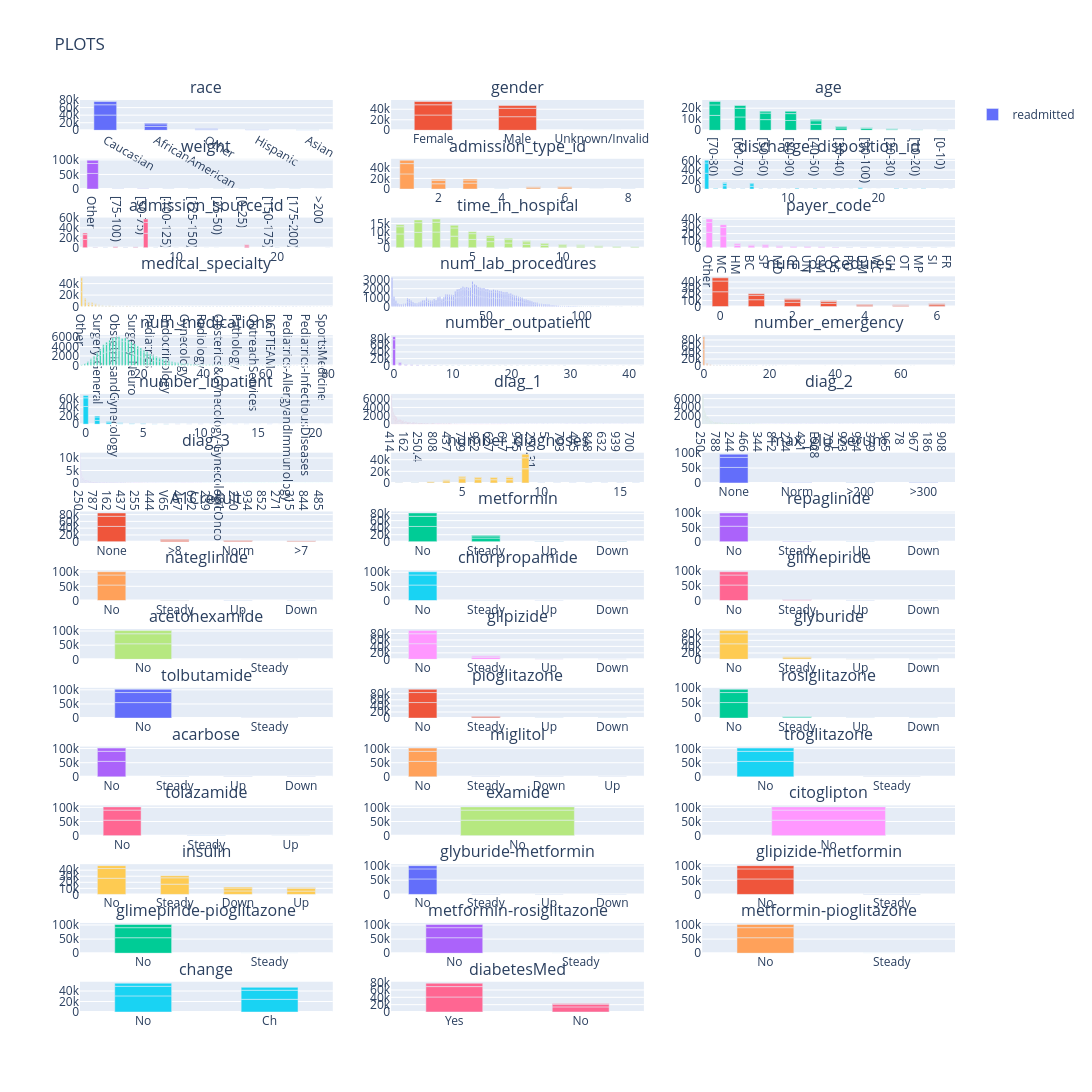

This figure's notebook cell:
### Code cell
fig.update_layout(barmode='group', bargroupgap = .1, bargap = 0.5)
fig.show()

### Figure 1 — Plotly figure (JSON) as saved in the notebook; plotly's stock layout.template omitted (floating-point values rounded to 4 significant figures; data arrays with more than 128 entries replaced by an {"elided": "..."} marker saying what was removed)
{"data": [{"alignmentgroup": "readmitted", "legendgroup": "readmitted", "name": "readmitted", "showlegend": true, "type": "bar", "x": ["Caucasian", "Caucasian", "AfricanAmerican", "Caucasian", "AfricanAmerican", "Other", "AfricanAmerican", "Hispanic", "Other", "Hispanic", "Asian", "Other", "Hispanic", "Asian", "Asian"], "xaxis": "x", "y": [40383, 27124, 10421, 8592, 6634, 2462, 2155, 1183, 984, 642, 415, 333, 212, 161, 65], "yaxis": "y"}, {"alignmentgroup": "readmitted", "legendgroup": "readmitted", "name": "readmitted", "showlegend": false, "type": "bar", "x": ["Female", "Male", "Female", "Male", "Female", "Male", "Unknown/Invalid"], "xaxis": "x2", "y": [29038, 25823, 19518, 16027, 6152, 5205, 3], "yaxis": "y2"}, {"alignmentgroup": "readmitted", "legendgroup": "readmitted", "name": "readmitted", "showlegend": false, "type": "bar", "x": ["[70-80)", "[60-70)", "[50-60)", "[70-80)", "[80-90)", "[60-70)", "[80-90)", "[50-60)", "[40-50)", "[40-50)", "[70-80)", "[60-70)", "[30-40)", "[80-90)", "[90-100)", "[50-60)", "[30-40)", "[40-50)", "[20-30)", "[90-100)", "[20-30)", "[10-20)", "[30-40)", "[90-100)", "[20-30)", "[10-20)", "[0-10)", "[10-20)", "[0-10)", "[0-10)"], "xaxis": "x3", "y": [13524, 12084, 9671, 9475, 8896, 7897, 6223, 5917, 5380, 3278, 3069, 2502, 2164, 2078, 1675, 1668, 1187, 1027, 911, 808, 510, 427, 424, 310, 236, 224, 132, 40, 26, 3], "yaxis": "y3"}, {"alignmentgroup": "readmitted", "legendgroup": "readmitted", "name": "readmitted", "showlegend": false, "type": "bar", "x": ["Other", "Other", "Other", "[75-100)", "[75-100)", "[50-75)", "[50-75)", "[100-125)", "[100-125)", "[75-100)", "[50-75)", "[125-150)", "[100-125)", "[125-150)", "[25-50)", "[25-50)", "[0-25)", "[150-175)", "[150-175)", "[125-150)", "[0-25)", "[25-50)", "[0-25)", "[175-200)", "[175-200)", "[150-175)", ">200", "[175-200)"], "xaxis": "x4", "y": [53534, 34035, 11000, 663, 520, 403, 389, 292, 266, 153, 105, 69, 67, 64, 47, 42, 31, 16, 16, 12, 9, 8, 8, 5, 5, 3, 3, 1], "yaxis": "y4"}, {"alignmentgroup": "readmitted", "legendgroup": "readmitted", "name": "readmitted", "showlegend": false, "type": "bar", "x": [1, 1, 3, 2, 2, 1, 3, 5, 6, 6, 2, 3, 5, 6, 5, 8, 8, 8, 7, 4, 4, 4], "xaxis": "x5", "y": [28460, 19309, 11162, 9962, 6452, 6221, 5746, 2569, 2474, 2231, 2066, 1961, 1721, 586, 495, 209, 84, 27, 21, 7, 2, 1], "yaxis": "y5"}, {"alignmentgroup": "readmitted", "legendgroup": "readmitted", "name": "readmitted", "showlegend": false, "type": "bar", "x": [1, 1, 3, 6, 1, 6, 3, 18, 3, 11, 6, 2, 18, 22, 2, 5, 22, 25, 22, 18, 4, 25, 5, 13, 2, 14, 7, 4, 5, 23, 7, 23, 4, 25, 7, 8, 28, 28, 8, 13, 28, 23, 15, 24, 14, 13, 15, 15, 24, 8, 9, 17, 9, 19, 24, 14, 16, 17, 16, 27, 10, 9, 10, 12, 20, 12, 27], "xaxis": "x6", "y": [33115, 21517, 6992, 5902, 5602, 5362, 4916, 2205, 2046, 1642, 1638, 1118, 1027, 922, 668, 587, 552, 521, 519, 459, 433, 376, 350, 344, 342, 341, 312, 278, 247, 238, 221, 144, 104, 92, 90, 55, 54, 51, 38, 36, 34, 30, 28, 25, 24, 19, 18, 17, 16, 15, 10, 9, 9, 8, 7, 7, 6, 5, 5, 4, 4, 2, 2, 2, 2, 1, 1], "yaxis": "y6"}, {"alignmentgroup": "readmitted", "legendgroup": "readmitted", "name": "readmitted", "showlegend": false, "type": "bar", "x": [7, 7, 1, 1, 7, 17, 1, 17, 4, 6, 17, 2, 4, 5, 6, 2, 4, 5, 6, 2, 5, 3, 9, 20, 20, 3, 3, 20, 9, 9, 8, 22, 10, 8, 22, 22, 8, 14, 11, 10, 25, 13], "xaxis": "x7", "y": [29107, 21667, 16795, 9640, 6720, 3617, 3130, 2458, 2206, 1654, 706, 683, 672, 518, 398, 310, 309, 236, 212, 111, 101, 100, 96, 81, 58, 58, 29, 22, 16, 13, 10, 7, 6, 4, 3, 2, 2, 2, 2, 2, 2, 1], "yaxis": "y7"}, {"alignmentgroup": "readmitted", "legendgroup": "readmitted", "name": "readmitted", "showlegend": false, "type": "bar", "x": [3, 2, 1, 4, 3, 2, 5, 4, 1, 6, 5, 7, 6, 8, 7, 3, 2, 4, 8, 9, 5, 10, 1, 9, 11, 6, 10, 7, 12, 11, 13, 8, 14, 12, 13, 9, 14, 10, 11, 12, 13, 14], "xaxis": "x8", "y": [9777, 9593, 8575, 7216, 6085, 5919, 5181, 5064, 4471, 3835, 3586, 2984, 2755, 2177, 2123, 1894, 1712, 1644, 1589, 1491, 1199, 1168, 1162, 1099, 961, 949, 838, 752, 737, 699, 640, 625, 529, 518, 421, 412, 378, 336, 195, 193, 149, 135], "yaxis": "y8"}, {"alignmentgroup": "readmitted", "legendgroup": "readmitted", "name": "readmitted", "showlegend": false, "type": "bar", "x": ["Other", "MC", "Other", "MC", "Other", "MC", "HM", "BC", "SP", "HM", "SP", "MD", "CP", "UN", "BC", "MD", "CM", "CP", "UN", "CM", "HM", "OG", "SP", "BC", "MD", "PO", "OG", "DM", "UN", "DM", "CP", "CM", "PO", "OG", "WC", "CH", "DM", "OT", "PO", "MP", "OT", "CH", "SI", "MP", "WC", "SI", "CH", "MP", "SI", "OT", "WC", "FR"], "xaxis": "x9", "y": [21801, 16647, 13828, 11982, 4627, 3810, 3310, 2928, 2628, 2320, 1869, 1857, 1538, 1525, 1301, 1259, 1078, 781, 696, 661, 644, 564, 510, 426, 416, 404, 333, 265, 227, 220, 214, 198, 144, 136, 106, 100, 64, 50, 44, 39, 38, 33, 31, 31, 24, 17, 13, 9, 7, 7, 5, 1], "yaxis": "y9"}, {"alignmentgroup": "readmitted", "legendgroup": "readmitted", "name": "readmitted", "showlegend": false, "type": "bar", "x": {"elided": "191 str values"}, "xaxis": "x10", "y": {"elided": "191 int values"}, "yaxis": "y10"}, {"alignmentgroup": "readmitted", "legendgroup": "readmitted", "name": "readmitted", "showlegend": false, "type": "bar", "x": {"elided": "332 int values"}, "xaxis": "x11", "y": {"elided": "332 int values"}, "yaxis": "y11"}, {"alignmentgroup": "readmitted", "legendgroup": "readmitted", "name": "readmitted", "showlegend": false, "type": "bar", "x": [0, 0, 1, 2, 1, 3, 0, 2, 3, 6, 1, 4, 5, 6, 2, 4, 3, 5, 6, 4, 5], "xaxis": "x12", "y": [24136, 17348, 11184, 7076, 7026, 5435, 5168, 4219, 2999, 2909, 2532, 2340, 1784, 1570, 1422, 1379, 1009, 1004, 475, 461, 290], "yaxis": "y12"}, {"alignmentgroup": "readmitted", "legendgroup": "readmitted", "name": "readmitted", "showlegend": false, "type": "bar", "x": {"elided": "210 int values"}, "xaxis": "x13", "y": {"elided": "210 int values"}, "yaxis": "y13"}, {"alignmentgroup": "readmitted", "legendgroup": "readmitted", "name": "readmitted", "showlegend": false, "type": "bar", "x": [0, 0, 0, 1, 1, 2, 2, 1, 3, 3, 2, 4, 4, 3, 5, 5, 4, 6, 6, 7, 5, 8, 7, 6, 8, 9, 10, 9, 7, 11, 10, 14, 12, 15, 13, 9, 11, 13, 12, 16, 16, 12, 13, 14, 11, 10, 14, 8, 22, 17, 20, 18, 21, 15, 17, 27, 20, 21, 24, 19, 33, 15, 34, 35, 35, 37, 36, 36, 29, 38, 39, 40, 29, 26, 28, 26, 18, 25, 25, 24, 23, 23, 22, 17, 19, 42], "xaxis": "x14", "y": [47912, 28039, 9076, 3714, 3643, 1666, 1434, 1190, 922, 869, 494, 480, 453, 251, 243, 227, 166, 154, 109, 83, 63, 53, 48, 40, 40, 38, 35, 32, 24, 24, 17, 17, 15, 14, 14, 13, 12, 11, 9, 8, 7, 6, 6, 6, 6, 5, 5, 5, 4, 4, 4, 4, 4, 4, 3, 3, 3, 3, 2, 2, 2, 2, 1, 1, 1, 1, 1, 1, 1, 1, 1, 1, 1, 1, 1, 1, 1, 1, 1, 1, 1, 1, 1, 1, 1, 1], "yaxis": "y14"}, {"alignmentgroup": "readmitted", "legendgroup": "readmitted", "name": "readmitted", "showlegend": false, "type": "bar", "x": [0, 0, 0, 1, 1, 1, 2, 2, 3, 2, 3, 4, 3, 4, 5, 4, 6, 5, 7, 5, 8, 10, 6, 7, 9, 8, 11, 6, 9, 10, 8, 13, 7, 12, 11, 13, 18, 11, 9, 22, 22, 25, 16, 20, 19, 19, 12, 12, 16, 15, 14, 16, 64, 63, 54, 46, 42, 37, 29, 28, 13, 24, 18, 21, 21, 20, 20, 14, 15, 76], "xaxis": "x15", "y": [50710, 30206, 9467, 3450, 3125, 1102, 997, 672, 374, 373, 204, 190, 147, 115, 107, 69, 57, 47, 47, 38, 25, 22, 22, 19, 18, 16, 15, 15, 12, 12, 9, 7, 7, 6, 5, 4, 4, 3, 3, 3, 3, 2, 2, 2, 2, 2, 2, 2, 2, 2, 2, 1, 1, 1, 1, 1, 1, 1, 1, 1, 1, 1, 1, 1, 1, 1, 1, 1, 1, 1], "yaxis": "y15"}, {"alignmentgroup": "readmitted", "legendgroup": "readmitted", "name": "readmitted", "showlegend": false, "type": "bar", "x": [0, 0, 1, 1, 0, 2, 2, 1, 3, 2, 3, 4, 3, 4, 5, 4, 5, 6, 6, 5, 7, 7, 6, 8, 8, 7, 9, 9, 11, 10, 10, 12, 11, 8, 12, 9, 13, 10, 15, 13, 14, 14, 12, 13, 16, 16, 16, 17, 18, 19, 19, 21], "xaxis": "x16", "y": [41596, 20328, 8831, 8167, 5706, 3594, 2653, 2523, 1686, 1319, 1033, 821, 692, 418, 395, 383, 255, 238, 166, 162, 122, 95, 76, 70, 67, 51, 51, 47, 33, 26, 26, 17, 16, 14, 13, 13, 10, 9, 9, 8, 6, 4, 4, 2, 2, 2, 2, 1, 1, 1, 1, 1], "yaxis": "y16"}, {"alignmentgroup": "readmitted", "legendgroup": "readmitted", "name": "readmitted", "showlegend": false, "type": "bar", "x": {"elided": "1695 str values"}, "xaxis": "x17", "y": {"elided": "1695 int values"}, "yaxis": "y17"}, {"alignmentgroup": "readmitted", "legendgroup": "readmitted", "name": "readmitted", "showlegend": false, "type": "bar", "x": {"elided": "1699 str values"}, "xaxis": "x18", "y": {"elided": "1699 int values"}, "yaxis": "y18"}, {"alignmentgroup": "readmitted", "legendgroup": "readmitted", "name": "readmitted", "showlegend": false, "type": "bar", "x": {"elided": "1804 str values"}, "xaxis": "x19", "y": {"elided": "1804 int values"}, "yaxis": "y19"}, {"alignmentgroup": "readmitted", "legendgroup": "readmitted", "name": "readmitted", "showlegend": false, "type": "bar", "x": [9, 9, 5, 9, 6, 8, 7, 8, 7, 4, 6, 5, 3, 4, 8, 7, 6, 5, 3, 2, 4, 2, 3, 1, 2, 1, 16, 16, 1, 10, 13, 13, 12, 10, 11, 15, 16, 11, 12, 13, 14, 14, 15, 11, 10, 15, 12, 14], "xaxis": "x20", "y": [24448, 18901, 7354, 6125, 5706, 5564, 5542, 3798, 3732, 3474, 3397, 2996, 1863, 1606, 1254, 1119, 1058, 1043, 763, 687, 457, 274, 209, 167, 62, 39, 27, 14, 13, 9, 7, 6, 5, 5, 5, 5, 4, 3, 3, 3, 3, 3, 3, 3, 3, 2, 1, 1], "yaxis": "y20"}, {"alignmentgroup": "readmitted", "legendgroup": "readmitted", "name": "readmitted", "showlegend": false, "type": "bar", "x": ["None", "None", "None", "Norm", "Norm", ">200", ">300", ">200", ">300", "Norm", ">200", ">300"], "xaxis": "x21", "y": [52115, 33609, 10696, 1417, 885, 770, 562, 530, 521, 295, 185, 181], "yaxis": "y21"}, {"alignmentgroup": "readmitted", "legendgroup": "readmitted", "name": "readmitted", "showlegend": false, "type": "bar", "x": ["None", "None", "None", ">8", "Norm", ">8", ">7", "Norm", ">7", ">8", "Norm", ">7"], "xaxis": "x22", "y": [45322, 29745, 9681, 4504, 2909, 2901, 2129, 1599, 1300, 811, 482, 383], "yaxis": "y22"}, {"alignmentgroup": "readmitted", "legendgroup": "readmitted", "name": "readmitted", "showlegend": false, "type": "bar", "x": ["No", "No", "Steady", "No", "Steady", "Steady", "Up", "Up", "Down", "Down", "Up", "Down"], "xaxis": "x23", "y": [43521, 28839, 10395, 9418, 6169, 1782, 632, 347, 316, 190, 88, 69], "yaxis": "y23"}, {"alignmentgroup": "readmitted", "legendgroup": "readmitted", "name": "readmitted", "showlegend": false, "type": "bar", "x": ["No", "No", "No", "Steady", "Steady", "Steady", "Up", "Up", "Down", "Up", "Down", "Down"], "xaxis": "x24", "y": [54170, 34905, 11152, 614, 588, 182, 57, 33, 23, 20, 19, 3], "yaxis": "y24"}, {"alignmentgroup": "readmitted", "legendgroup": "readmitted", "name": "readmitted", "showlegend": false, "type": "bar", "x": ["No", "No", "No", "Steady", "Steady", "Steady", "Up", "Up", "Down", "Down", "Down", "Up"], "xaxis": "x25", "y": [54503, 35283, 11277, 342, 248, 78, 13, 10, 6, 4, 1, 1], "yaxis": "y25"}, {"alignmentgroup": "readmitted", "legendgroup": "readmitted", "name": "readmitted", "showlegend": false, "type": "bar", "x": ["No", "No", "No", "Steady", "Steady", "Steady", "Up", "Down", "Up"], "xaxis": "x26", "y": [54817, 35511, 11352, 45, 29, 5, 5, 1, 1], "yaxis": "y26"}, {"alignmentgroup": "readmitted", "legendgroup": "readmitted", "name": "readmitted", "showlegend": false, "type": "bar", "x": ["No", "No", "No", "Steady", "Steady", "Steady", "Up", "Up", "Down", "Down", "Up", "Down"], "xaxis": "x27", "y": [52110, 33638, 10827, 2465, 1737, 468, 188, 102, 101, 68, 37, 25], "yaxis": "y27"}, {"alignmentgroup": "readmitted", "legendgroup": "readmitted", "name": "readmitted", "showlegend": false, "type": "bar", "x": ["No", "No", "No", "Steady"], "xaxis": "x28", "y": [54864, 35544, 11357, 1], "yaxis": "y28"}, {"alignmentgroup": "readmitted", "legendgroup": "readmitted", "name": "readmitted", "showlegend": false, "type": "bar", "x": ["No", "No", "No", "Steady", "Steady", "Steady", "Up", "Up", "Down", "Down", "Up", "Down"], "xaxis": "x29", "y": [48360, 30815, 9905, 5855, 4233, 1268, 385, 286, 264, 211, 99, 85], "yaxis": "y29"}, {"alignmentgroup": "readmitted", "legendgroup": "readmitted", "name": "readmitted", "showlegend": false, "type": "bar", "x": ["No", "No", "No", "Steady", "Steady", "Steady", "Up", "Down", "Up", "Down", "Up", "Down"], "xaxis": "x30", "y": [49064, 31827, 10225, 5058, 3221, 995, 453, 289, 274, 223, 85, 52], "yaxis": "y30"}, {"alignmentgroup": "readmitted", "legendgroup": "readmitted", "name": "readmitted", "showlegend": false, "type": "bar", "x": ["No", "No", "No", "Steady", "Steady", "Steady"], "xaxis": "x31", "y": [54849, 35538, 11356, 15, 7, 1], "yaxis": "y31"}, {"alignmentgroup": "readmitted", "legendgroup": "readmitted", "name": "readmitted", "showlegend": false, "type": "bar", "x": ["No", "No", "No", "Steady", "Steady", "Steady", "Up", "Up", "Down", "Down", "Up", "Down"], "xaxis": "x32", "y": [51067, 32788, 10583, 3629, 2620, 727, 113, 92, 55, 45, 29, 18], "yaxis": "y32"}, {"alignmentgroup": "readmitted", "legendgroup": "readmitted", "name": "readmitted", "showlegend": false, "type": "bar", "x": ["No", "No", "No", "Steady", "Steady", "Steady", "Up", "Down", "Up", "Down", "Up", "Down"], "xaxis": "x33", "y": [51573, 33136, 10692, 3124, 2335, 641, 107, 60, 52, 22, 19, 5], "yaxis": "y33"}, {"alignmentgroup": "readmitted", "legendgroup": "readmitted", "name": "readmitted", "showlegend": false, "type": "bar", "x": ["No", "No", "No", "Steady", "Steady", "Steady", "Up", "Up", "Up", "Down", "Down", "Down"], "xaxis": "x34", "y": [54739, 35390, 11329, 150, 120, 25, 4, 4, 2, 1, 1, 1], "yaxis": "y34"}, {"alignmentgroup": "readmitted", "legendgroup": "readmitted", "name": "readmitted", "showlegend": false, "type": "bar", "x": ["No", "No", "No", "Steady", "Steady", "Down", "Down", "Steady", "Up", "Up"], "xaxis": "x35", "y": [54850, 35525, 11353, 16, 13, 3, 2, 2, 1, 1], "yaxis": "y35"}, {"alignmentgroup": "readmitted", "legendgroup": "readmitted", "name": "readmitted", "showlegend": false, "type": "bar", "x": ["No", "No", "No", "Steady", "Steady"], "xaxis": "x36", "y": [54863, 35543, 11357, 2, 1], "yaxis": "y36"}, {"alignmentgroup": "readmitted", "legendgroup": "readmitted", "name": "readmitted", "showlegend": false, "type": "bar", "x": ["No", "No", "No", "Steady", "Steady", "Steady", "Up"], "xaxis": "x37", "y": [54838, 35535, 11354, 26, 9, 3, 1], "yaxis": "y37"}, {"alignmentgroup": "readmitted", "legendgroup": "readmitted", "name": "readmitted", "showlegend": false, "type": "bar", "x": ["No", "No", "No"], "xaxis": "x38", "y": [54864, 35545, 11357], "yaxis": "y38"}, {"alignmentgroup": "readmitted", "legendgroup": "readmitted", "name": "readmitted", "showlegend": false, "type": "bar", "x": ["No", "No", "No"], "xaxis": "x39", "y": [54864, 35545, 11357], "yaxis": "y39"}, {"alignmentgroup": "readmitted", "legendgroup": "readmitted", "name": "readmitted", "showlegend": false, "type": "bar", "x": ["No", "Steady", "No", "Steady", "Down", "Up", "No", "Down", "Up", "Steady", "Down", "Up"], "xaxis": "x40", "y": [26678, 16934, 15949, 10482, 5768, 5484, 4756, 4752, 4362, 3433, 1698, 1470], "yaxis": "y40"}, {"alignmentgroup": "readmitted", "legendgroup": "readmitted", "name": "readmitted", "showlegend": false, "type": "bar", "x": ["No", "No", "No", "Steady", "Steady", "Steady", "Up", "Down", "Down", "Up"], "xaxis": "x41", "y": [54494, 35287, 11279, 358, 257, 77, 7, 5, 1, 1], "yaxis": "y41"}, {"alignmentgroup": "readmitted", "legendgroup": "readmitted", "name": "readmitted", "showlegend": false, "type": "bar", "x": ["No", "No", "No", "Steady", "Steady", "Steady"], "xaxis": "x42", "y": [54859, 35538, 11356, 7, 5, 1], "yaxis": "y42"}, {"alignmentgroup": "readmitted", "legendgroup": "readmitted", "name": "readmitted", "showlegend": false, "type": "bar", "x": ["No", "No", "No", "Steady"], "xaxis": "x43", "y": [54864, 35544, 11357, 1], "yaxis": "y43"}, {"alignmentgroup": "readmitted", "legendgroup": "readmitted", "name": "readmitted", "showlegend": false, "type": "bar", "x": ["No", "No", "No", "Steady"], "xaxis": "x44", "y": [54862, 35545, 11357, 2], "yaxis": "y44"}, {"alignmentgroup": "readmitted", "legendgroup": "readmitted", "name": "readmitted", "showlegend": false, "type": "bar", "x": ["No", "No", "No", "Steady"], "xaxis": "x45", "y": [54863, 35545, 11357, 1], "yaxis": "y45"}, {"alignmentgroup": "readmitted", "legendgroup": "readmitted", "name": "readmitted", "showlegend": false, "type": "bar", "x": ["No", "Ch", "No", "Ch", "No", "Ch"], "xaxis": "x46", "y": [30683, 24181, 18273, 17272, 5799, 5558], "yaxis": "y46"}, {"alignmentgroup": "readmitted", "legendgroup": "readmitted", "name": "readmitted", "showlegend": false, "type": "bar", "x": ["Yes", "Yes", "No", "Yes", "No", "No"], "xaxis": "x47", "y": [40934, 28318, 13930, 9111, 7227, 2246], "yaxis": "y47"}], "layout": {"annotations": [{"font": {"size": 16}, "showarrow": false, "text": "race", "x": 0.1444, "xanchor": "center", "xref": "paper", "y": 1, "yanchor": "bottom", "yref": "paper"}, {"font": {"size": 16}, "showarrow": false, "text": "gender", "x": 0.5, "xanchor": "center", "xref": "paper", "y": 1, "yanchor": "bottom", "yref": "paper"}, {"font": {"size": 16}, "showarrow": false, "text": "age", "x": 0.8556, "xanchor": "center", "xref": "paper", "y": 1, "yanchor": "bottom", "yref": "paper"}, {"font": {"size": 16}, "showarrow": false, "text": "weight", "x": 0.1444, "xanchor": "center", "xref": "paper", "y": 0.9355, "yanchor": "bottom", "yref": "paper"}, {"font": {"size": 16}, "showarrow": false, "text": "admission_type_id", "x": 0.5, "xanchor": "center", "xref": "paper", "y": 0.9355, "yanchor": "bottom", "yref": "paper"}, {"font": {"size": 16}, "showarrow": false, "text": "discharge_disposition_id", "x": 0.8556, "xanchor": "center", "xref": "paper", "y": 0.9355, "yanchor": "bottom", "yref": "paper"}, {"font": {"size": 16}, "showarrow": false, "text": "admission_source_id", "x": 0.1444, "xanchor": "center", "xref": "paper", "y": 0.8711, "yanchor": "bottom", "yref": "paper"}, {"font": {"size": 16}, "showarrow": false, "text": "time_in_hospital", "x": 0.5, "xanchor": "center", "xref": "paper", "y": 0.8711, "yanchor": "bottom", "yref": "paper"}, {"font": {"size": 16}, "showarrow": false, "text": "payer_code", "x": 0.8556, "xanchor": "center", "xref": "paper", "y": 0.8711, "yanchor": "bottom", "yref": "paper"}, {"font": {"size": 16}, "showarrow": false, "text": "medical_specialty", "x": 0.1444, "xanchor": "center", "xref": "paper", "y": 0.8066, "yanchor": "bottom", "yref": "paper"}, {"font": {"size": 16}, "showarrow": false, "text": "num_lab_procedures", "x": 0.5, "xanchor": "center", "xref": "paper", "y": 0.8066, "yanchor": "bottom", "yref": "paper"}, {"font": {"size": 16}, "showarrow": false, "text": "num_procedures", "x": 0.8556, "xanchor": "center", "xref": "paper", "y": 0.8066, "yanchor": "bottom", "yref": "paper"}, {"font": {"size": 16}, "showarrow": false, "text": "num_medications", "x": 0.1444, "xanchor": "center", "xref": "paper", "y": 0.7422, "yanchor": "bottom", "yref": "paper"}, {"font": {"size": 16}, "showarrow": false, "text": "number_outpatient", "x": 0.5, "xanchor": "center", "xref": "paper", "y": 0.7422, "yanchor": "bottom", "yref": "paper"}, {"font": {"size": 16}, "showarrow": false, "text": "number_emergency", "x": 0.8556, "xanchor": "center", "xref": "paper", "y": 0.7422, "yanchor": "bottom", "yref": "paper"}, {"font": {"size": 16}, "showarrow": false, "text": "number_inpatient", "x": 0.1444, "xanchor": "center", "xref": "paper", "y": 0.6777, "yanchor": "bottom", "yref": "paper"}, {"font": {"size": 16}, "showarrow": false, "text": "diag_1", "x": 0.5, "xanchor": "center", "xref": "paper", "y": 0.6777, "yanchor": "bottom", "yref": "paper"}, {"font": {"size": 16}, "showarrow": false, "text": "diag_2", "x": 0.8556, "xanchor": "center", "xref": "paper", "y": 0.6777, "yanchor": "bottom", "yref": "paper"}, {"font": {"size": 16}, "showarrow": false, "text": "diag_3", "x": 0.1444, "xanchor": "center", "xref": "paper", "y": 0.6133, "yanchor": "bottom", "yref": "paper"}, {"font": {"size": 16}, "showarrow": false, "text": "number_diagnoses", "x": 0.5, "xanchor": "center", "xref": "paper", "y": 0.6133, "yanchor": "bottom", "yref": "paper"}, {"font": {"size": 16}, "showarrow": false, "text": "max_glu_serum", "x": 0.8556, "xanchor": "center", "xref": "paper", "y": 0.6133, "yanchor": "bottom", "yref": "paper"}, {"font": {"size": 16}, "showarrow": false, "text": "A1Cresult", "x": 0.1444, "xanchor": "center", "xref": "paper", "y": 0.5488, "yanchor": "bottom", "yref": "paper"}, {"font": {"size": 16}, "showarrow": false, "text": "metformin", "x": 0.5, "xanchor": "center", "xref": "paper", "y": 0.5488, "yanchor": "bottom", "yref": "paper"}, {"font": {"size": 16}, "showarrow": false, "text": "repaglinide", "x": 0.8556, "xanchor": "center", "xref": "paper", "y": 0.5488, "yanchor": "bottom", "yref": "paper"}, {"font": {"size": 16}, "showarrow": false, "text": "nateglinide", "x": 0.1444, "xanchor": "center", "xref": "paper", "y": 0.4844, "yanchor": "bottom", "yref": "paper"}, {"font": {"size": 16}, "showarrow": false, "text": "chlorpropamide", "x": 0.5, "xanchor": "center", "xref": "paper", "y": 0.4844, "yanchor": "bottom", "yref": "paper"}, {"font": {"size": 16}, "showarrow": false, "text": "glimepiride", "x": 0.8556, "xanchor": "center", "xref": "paper", "y": 0.4844, "yanchor": "bottom", "yref": "paper"}, {"font": {"size": 16}, "showarrow": false, "text": "acetohexamide", "x": 0.1444, "xanchor": "center", "xref": "paper", "y": 0.4199, "yanchor": "bottom", "yref": "paper"}, {"font": {"size": 16}, "showarrow": false, "text": "glipizide", "x": 0.5, "xanchor": "center", "xref": "paper", "y": 0.4199, "yanchor": "bottom", "yref": "paper"}, {"font": {"size": 16}, "showarrow": false, "text": "glyburide", "x": 0.8556, "xanchor": "center", "xref": "paper", "y": 0.4199, "yanchor": "bottom", "yref": "paper"}, {"font": {"size": 16}, "showarrow": false, "text": "tolbutamide", "x": 0.1444, "xanchor": "center", "xref": "paper", "y": 0.3555, "yanchor": "bottom", "yref": "paper"}, {"font": {"size": 16}, "showarrow": false, "text": "pioglitazone", "x": 0.5, "xanchor": "center", "xref": "paper", "y": 0.3555, "yanchor": "bottom", "yref": "paper"}, {"font": {"size": 16}, "showarrow": false, "text": "rosiglitazone", "x": 0.8556, "xanchor": "center", "xref": "paper", "y": 0.3555, "yanchor": "bottom", "yref": "paper"}, {"font": {"size": 16}, "showarrow": false, "text": "acarbose", "x": 0.1444, "xanchor": "center", "xref": "paper", "y": 0.291, "yanchor": "bottom", "yref": "paper"}, {"font": {"size": 16}, "showarrow": false, "text": "miglitol", "x": 0.5, "xanchor": "center", "xref": "paper", "y": 0.291, "yanchor": "bottom", "yref": "paper"}, {"font": {"size": 16}, "showarrow": false, "text": "troglitazone", "x": 0.8556, "xanchor": "center", "xref": "paper", "y": 0.291, "yanchor": "bottom", "yref": "paper"}, {"font": {"size": 16}, "showarrow": false, "text": "tolazamide", "x": 0.1444, "xanchor": "center", "xref": "paper", "y": 0.2266, "yanchor": "bottom", "yref": "paper"}, {"font": {"size": 16}, "showarrow": false, "text": "examide", "x": 0.5, "xanchor": "center", "xref": "paper", "y": 0.2266, "yanchor": "bottom", "yref": "paper"}, {"font": {"size": 16}, "showarrow": false, "text": "citoglipton", "x": 0.8556, "xanchor": "center", "xref": "paper", "y": 0.2266, "yanchor": "bottom", "yref": "paper"}, {"font": {"size": 16}, "showarrow": false, "text": "insulin", "x": 0.1444, "xanchor": "center", "xref": "paper", "y": 0.1621, "yanchor": "bottom", "yref": "paper"}, {"font": {"size": 16}, "showarrow": false, "text": "glyburide-metformin", "x": 0.5, "xanchor": "center", "xref": "paper", "y": 0.1621, "yanchor": "bottom", "yref": "paper"}, {"font": {"size": 16}, "showarrow": false, "text": "glipizide-metformin", "x": 0.8556, "xanchor": "center", "xref": "paper", "y": 0.1621, "yanchor": "bottom", "yref": "paper"}, {"font": {"size": 16}, "showarrow": false, "text": "glimepiride-pioglitazone", "x": 0.1444, "xanchor": "center", "xref": "paper", "y": 0.09766, "yanchor": "bottom", "yref": "paper"}, {"font": {"size": 16}, "showarrow": false, "text": "metformin-rosiglitazone", "x": 0.5, "xanchor": "center", "xref": "paper", "y": 0.09766, "yanchor": "bottom", "yref": "paper"}, {"font": {"size": 16}, "showarrow": false, "text": "metformin-pioglitazone", "x": 0.8556, "xanchor": "center", "xref": "paper", "y": 0.09766, "yanchor": "bottom", "yref": "paper"}, {"font": {"size": 16}, "showarrow": false, "text": "change", "x": 0.1444, "xanchor": "center", "xref": "paper", "y": 0.0332, "yanchor": "bottom", "yref": "paper"}, {"font": {"size": 16}, "showarrow": false, "text": "diabetesMed", "x": 0.5, "xanchor": "center", "xref": "paper", "y": 0.0332, "yanchor": "bottom", "yref": "paper"}], "bargap": 0.5, "bargroupgap": 0.1, "barmode": "group", "height": 4000, "title": {"text": "PLOTS"}, "width": 1200, "xaxis": {"anchor": "y", "domain": [0, 0.2889]}, "xaxis10": {"anchor": "y10", "domain": [0, 0.2889]}, "xaxis11": {"anchor": "y11", "domain": [0.3556, 0.6444]}, "xaxis12": {"anchor": "y12", "domain": [0.7111, 1]}, "xaxis13": {"anchor": "y13", "domain": [0, 0.2889]}, "xaxis14": {"anchor": "y14", "domain": [0.3556, 0.6444]}, "xaxis15": {"anchor": "y15", "domain": [0.7111, 1]}, "xaxis16": {"anchor": "y16", "domain": [0, 0.2889]}, "xaxis17": {"anchor": "y17", "domain": [0.3556, 0.6444]}, "xaxis18": {"anchor": "y18", "domain": [0.7111, 1]}, "xaxis19": {"anchor": "y19", "domain": [0, 0.2889]}, "xaxis2": {"anchor": "y2", "domain": [0.3556, 0.6444]}, "xaxis20": {"anchor": "y20", "domain": [0.3556, 0.6444]}, "xaxis21": {"anchor": "y21", "domain": [0.7111, 1]}, "xaxis22": {"anchor": "y22", "domain": [0, 0.2889]}, "xaxis23": {"anchor": "y23", "domain": [0.3556, 0.6444]}, "xaxis24": {"anchor": "y24", "domain": [0.7111, 1]}, "xaxis25": {"anchor": "y25", "domain": [0, 0.2889]}, "xaxis26": {"anchor": "y26", "domain": [0.3556, 0.6444]}, "xaxis27": {"anchor": "y27", "domain": [0.7111, 1]}, "xaxis28": {"anchor": "y28", "domain": [0, 0.2889]}, "xaxis29": {"anchor": "y29", "domain": [0.3556, 0.6444]}, "xaxis3": {"anchor": "y3", "domain": [0.7111, 1]}, "xaxis30": {"anchor": "y30", "domain": [0.7111, 1]}, "xaxis31": {"anchor": "y31", "domain": [0, 0.2889]}, "xaxis32": {"anchor": "y32", "domain": [0.3556, 0.6444]}, "xaxis33": {"anchor": "y33", "domain": [0.7111, 1]}, "xaxis34": {"anchor": "y34", "domain": [0, 0.2889]}, "xaxis35": {"anchor": "y35", "domain": [0.3556, 0.6444]}, "xaxis36": {"anchor": "y36", "domain": [0.7111, 1]}, "xaxis37": {"anchor": "y37", "domain": [0, 0.2889]}, "xaxis38": {"anchor": "y38", "domain": [0.3556, 0.6444]}, "xaxis39": {"anchor": "y39", "domain": [0.7111, 1]}, "xaxis4": {"anchor": "y4", "domain": [0, 0.2889]}, "xaxis40": {"anchor": "y40", "domain": [0, 0.2889]}, "xaxis41": {"anchor": "y41", "domain": [0.3556, 0.6444]}, "xaxis42": {"anchor": "y42", "domain": [0.7111, 1]}, "xaxis43": {"anchor": "y43", "domain": [0, 0.2889]}, "xaxis44": {"anchor": "y44", "domain": [0.3556, 0.6444]}, "xaxis45": {"anchor": "y45", "domain": [0.7111, 1]}, "xaxis46": {"anchor": "y46", "domain": [0, 0.2889]}, "xaxis47": {"anchor": "y47", "domain": [0.3556, 0.6444]}, "xaxis48": {"anchor": "y48", "domain": [0.7111, 1]}, "xaxis5": {"anchor": "y5", "domain": [0.3556, 0.6444]}, "xaxis6": {"anchor": "y6", "domain": [0.7111, 1]}, "xaxis7": {"anchor": "y7", "domain": [0, 0.2889]}, "xaxis8": {"anchor": "y8", "domain": [0.3556, 0.6444]}, "xaxis9": {"anchor": "y9", "domain": [0.7111, 1]}, "yaxis": {"anchor": "x", "domain": [0.9668, 1]}, "yaxis10": {"anchor": "x10", "domain": [0.7734, 0.8066]}, "yaxis11": {"anchor": "x11", "domain": [0.7734, 0.8066]}, "yaxis12": {"anchor": "x12", "domain": [0.7734, 0.8066]}, "yaxis13": {"anchor": "x13", "domain": [0.709, 0.7422]}, "yaxis14": {"anchor": "x14", "domain": [0.709, 0.7422]}, "yaxis15": {"anchor": "x15", "domain": [0.709, 0.7422]}, "yaxis16": {"anchor": "x16", "domain": [0.6445, 0.6777]}, "yaxis17": {"anchor": "x17", "domain": [0.6445, 0.6777]}, "yaxis18": {"anchor": "x18", "domain": [0.6445, 0.6777]}, "yaxis19": {"anchor": "x19", "domain": [0.5801, 0.6133]}, "yaxis2": {"anchor": "x2", "domain": [0.9668, 1]}, "yaxis20": {"anchor": "x20", "domain": [0.5801, 0.6133]}, "yaxis21": {"anchor": "x21", "domain": [0.5801, 0.6133]}, "yaxis22": {"anchor": "x22", "domain": [0.5156, 0.5488]}, "yaxis23": {"anchor": "x23", "domain": [0.5156, 0.5488]}, "yaxis24": {"anchor": "x24", "domain": [0.5156, 0.5488]}, "yaxis25": {"anchor": "x25", "domain": [0.4512, 0.4844]}, "yaxis26": {"anchor": "x26", "domain": [0.4512, 0.4844]}, "yaxis27": {"anchor": "x27", "domain": [0.4512, 0.4844]}, "yaxis28": {"anchor": "x28", "domain": [0.3867, 0.4199]}, "yaxis29": {"anchor": "x29", "domain": [0.3867, 0.4199]}, "yaxis3": {"anchor": "x3", "domain": [0.9668, 1]}, "yaxis30": {"anchor": "x30", "domain": [0.3867, 0.4199]}, "yaxis31": {"anchor": "x31", "domain": [0.3223, 0.3555]}, "yaxis32": {"anchor": "x32", "domain": [0.3223, 0.3555]}, "yaxis33": {"anchor": "x33", "domain": [0.3223, 0.3555]}, "yaxis34": {"anchor": "x34", "domain": [0.2578, 0.291]}, "yaxis35": {"anchor": "x35", "domain": [0.2578, 0.291]}, "yaxis36": {"anchor": "x36", "domain": [0.2578, 0.291]}, "yaxis37": {"anchor": "x37", "domain": [0.1934, 0.2266]}, "yaxis38": {"anchor": "x38", "domain": [0.1934, 0.2266]}, "yaxis39": {"anchor": "x39", "domain": [0.1934, 0.2266]}, "yaxis4": {"anchor": "x4", "domain": [0.9023, 0.9355]}, "yaxis40": {"anchor": "x40", "domain": [0.1289, 0.1621]}, "yaxis41": {"anchor": "x41", "domain": [0.1289, 0.1621]}, "yaxis42": {"anchor": "x42", "domain": [0.1289, 0.1621]}, "yaxis43": {"anchor": "x43", "domain": [0.06445, 0.09766]}, "yaxis44": {"anchor": "x44", "domain": [0.06445, 0.09766]}, "yaxis45": {"anchor": "x45", "domain": [0.06445, 0.09766]}, "yaxis46": {"anchor": "x46", "domain": [0, 0.0332]}, "yaxis47": {"anchor": "x47", "domain": [0, 0.0332]}, "yaxis48": {"anchor": "x48", "domain": [0, 0.0332]}, "yaxis5": {"anchor": "x5", "domain": [0.9023, 0.9355]}, "yaxis6": {"anchor": "x6", "domain": [0.9023, 0.9355]}, "yaxis7": {"anchor": "x7", "domain": [0.8379, 0.8711]}, "yaxis8": {"anchor": "x8", "domain": [0.8379, 0.8711]}, "yaxis9": {"anchor": "x9", "domain": [0.8379, 0.8711]}}}
